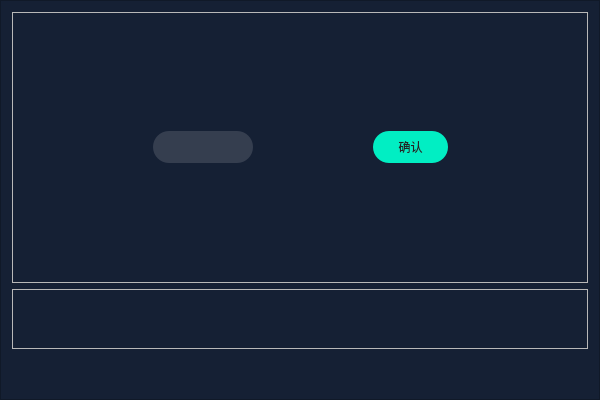
<?xml version="1.0" encoding="UTF-8"?>
<ui version="4.0">
 <class>VerificationClass</class>
 <widget class="QWidget" name="VerificationClass">
  <property name="geometry">
   <rect>
    <x>0</x>
    <y>0</y>
    <width>600</width>
    <height>400</height>
   </rect>
  </property>
  <property name="windowTitle">
   <string>Verification</string>
  </property>
  <layout class="QVBoxLayout" name="verticalLayout">
   <property name="spacing">
    <number>0</number>
   </property>
   <property name="leftMargin">
    <number>0</number>
   </property>
   <property name="topMargin">
    <number>0</number>
   </property>
   <property name="rightMargin">
    <number>0</number>
   </property>
   <property name="bottomMargin">
    <number>0</number>
   </property>
   <item>
    <widget class="QFrame" name="frame">
     <property name="styleSheet">
      <string notr="true">#frame
{
	background: #152034;
}

QPushButton
{
background: #01EEC3;
border-radius: 16px;
font-size: 12px;
font-family: 微软雅黑;
color: #212426;
}

QLineEdit
{
background: rgba(234, 234, 234, 0.15);
border-radius: 16px;
font-size: 12px;
font-family: 微软雅黑;
color: #FFFFFF;
padding-left:10px;
padding-right:10px;
}

</string>
     </property>
     <property name="frameShape">
      <enum>QFrame::StyledPanel</enum>
     </property>
     <property name="frameShadow">
      <enum>QFrame::Raised</enum>
     </property>
     <layout class="QVBoxLayout" name="verticalLayout_2">
      <property name="bottomMargin">
       <number>50</number>
      </property>
      <item>
       <widget class="QFrame" name="frame_main">
        <property name="frameShape">
         <enum>QFrame::StyledPanel</enum>
        </property>
        <property name="frameShadow">
         <enum>QFrame::Raised</enum>
        </property>
        <layout class="QHBoxLayout" name="horizontalLayout">
         <property name="spacing">
          <number>10</number>
         </property>
         <item>
          <spacer name="horizontalSpacer">
           <property name="orientation">
            <enum>Qt::Horizontal</enum>
           </property>
           <property name="sizeHint" stdset="0">
            <size>
             <width>40</width>
             <height>20</height>
            </size>
           </property>
          </spacer>
         </item>
         <item>
          <widget class="QLineEdit" name="lineEdit">
           <property name="minimumSize">
            <size>
             <width>100</width>
             <height>32</height>
            </size>
           </property>
           <property name="maximumSize">
            <size>
             <width>100</width>
             <height>32</height>
            </size>
           </property>
          </widget>
         </item>
         <item>
          <widget class="Verification" name="widget_verification" native="true">
           <property name="minimumSize">
            <size>
             <width>100</width>
             <height>30</height>
            </size>
           </property>
           <property name="maximumSize">
            <size>
             <width>100</width>
             <height>30</height>
            </size>
           </property>
          </widget>
         </item>
         <item>
          <widget class="QPushButton" name="pushButton_sure">
           <property name="minimumSize">
            <size>
             <width>75</width>
             <height>32</height>
            </size>
           </property>
           <property name="maximumSize">
            <size>
             <width>75</width>
             <height>32</height>
            </size>
           </property>
           <property name="cursor">
            <cursorShape>PointingHandCursor</cursorShape>
           </property>
           <property name="text">
            <string>确认</string>
           </property>
          </widget>
         </item>
         <item>
          <spacer name="horizontalSpacer_2">
           <property name="orientation">
            <enum>Qt::Horizontal</enum>
           </property>
           <property name="sizeHint" stdset="0">
            <size>
             <width>40</width>
             <height>20</height>
            </size>
           </property>
          </spacer>
         </item>
        </layout>
       </widget>
      </item>
      <item>
       <widget class="QFrame" name="frame_label">
        <property name="minimumSize">
         <size>
          <width>0</width>
          <height>60</height>
         </size>
        </property>
        <property name="maximumSize">
         <size>
          <width>16777215</width>
          <height>60</height>
         </size>
        </property>
        <property name="frameShape">
         <enum>QFrame::StyledPanel</enum>
        </property>
        <property name="frameShadow">
         <enum>QFrame::Raised</enum>
        </property>
        <layout class="QVBoxLayout" name="verticalLayout_3">
         <property name="spacing">
          <number>0</number>
         </property>
         <item>
          <widget class="QLabel" name="label">
           <property name="styleSheet">
            <string notr="true">font-size: 18px;
font-family: 微软雅黑;
color: #FFFFFF;</string>
           </property>
           <property name="text">
            <string/>
           </property>
           <property name="alignment">
            <set>Qt::AlignCenter</set>
           </property>
          </widget>
         </item>
        </layout>
       </widget>
      </item>
     </layout>
    </widget>
   </item>
  </layout>
 </widget>
 <layoutdefault spacing="6" margin="11"/>
 <customwidgets>
  <customwidget>
   <class>Verification</class>
   <extends>QWidget</extends>
   <header location="global">Verification.h</header>
   <container>1</container>
  </customwidget>
 </customwidgets>
 <resources>
  <include location="Verification.qrc"/>
 </resources>
 <connections/>
</ui>
